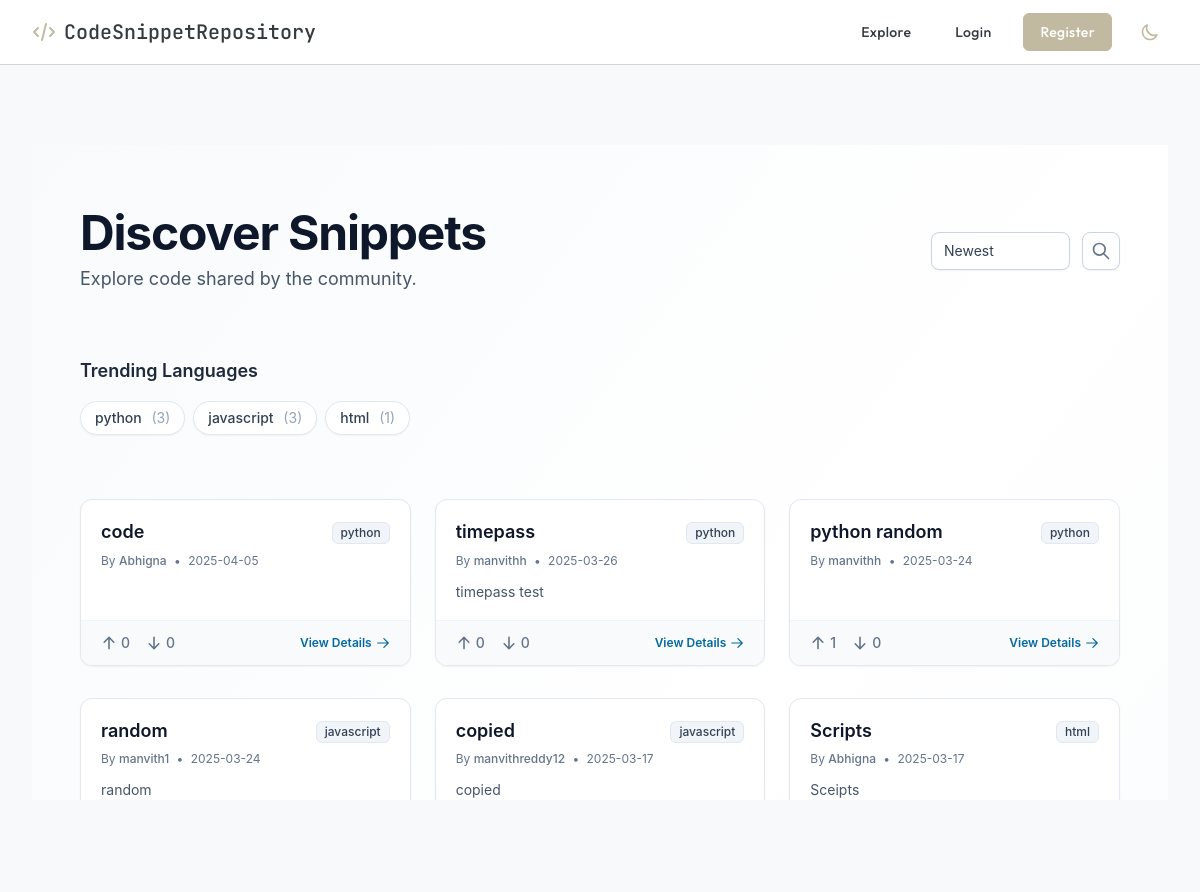
/explore, run on the app's committed database.
### tables this page shows
CREATE TABLE snippets (
        id INTEGER PRIMARY KEY AUTOINCREMENT,
        user_id INTEGER NOT NULL,
        title TEXT NOT NULL,
        code TEXT NOT NULL,
        language TEXT NOT NULL,
        description TEXT,
        is_private BOOLEAN DEFAULT 0,
        rating_total INTEGER DEFAULT 0,
        rating_count INTEGER DEFAULT 0,
        created_at TIMESTAMP DEFAULT CURRENT_TIMESTAMP, views INTEGER DEFAULT 0,
        FOREIGN KEY (user_id) REFERENCES users (id)
    );

CREATE TABLE users (
        id INTEGER PRIMARY KEY AUTOINCREMENT,
        username TEXT UNIQUE NOT NULL,
        email TEXT UNIQUE NOT NULL,
        password TEXT NOT NULL,
        created_at TIMESTAMP DEFAULT CURRENT_TIMESTAMP
    , profile_picture TEXT DEFAULT NULL, bio TEXT DEFAULT NULL, age INTEGER DEFAULT NULL, dob TEXT DEFAULT NULL, profession TEXT DEFAULT NULL, profile_setup INTEGER DEFAULT 0, profile_setup_complete BOOLEAN DEFAULT 0);

### app.py (the view, shortened to what this page needs)
@app.route('/explore')
def explore():
    conn = sqlite3.connect('database.db')
    c = conn.cursor()
    trending_topics = c.execute('''
        SELECT language, COUNT(*) as count
        FROM snippets
        WHERE is_private = 0 AND created_at >= datetime('now', '-30 days')
        GROUP BY language
        ORDER BY count DESC
        LIMIT 5
    ''').fetchall()
    topic_filter = request.args.get('topic', '')
    sort = request.args.get('sort', 'newest')
    base_query = '''
        SELECT snippets.id, snippets.title, snippets.language, snippets.description,
               snippets.created_at, users.username,
               (SELECT COUNT(*) FROM votes WHERE snippet_id = snippets.id AND vote_type = 'up') as upvotes,
               (SELECT COUNT(*) FROM votes WHERE snippet_id = snippets.id AND vote_type = 'down') as downvotes,
               snippets.user_id
        FROM snippets
        JOIN users ON snippets.user_id = users.id
        WHERE snippets.is_private = 0
    '''
    params = []
    if topic_filter:
        base_query += ' AND snippets.language = ?'
        params.append(topic_filter)
    if sort == 'most-upvoted':
        base_query += ' ORDER BY upvotes DESC, created_at DESC'
    else:
        base_query += ' ORDER BY snippets.created_at DESC'
    snippets = c.execute(base_query, params).fetchall()
    conn.close()
    return render_template('explore.html', snippets=snippets, trending_topics=trending_topics, sort=sort)

### templates/explore.html (shortened to what this page needs)
{% extends "base.html" %}
{% block content %}
<div class="min-h-screen bg-gradient-to-br from-slate-50 via-white to-slate-50 dark:from-zinc-950 dark:via-black dark:to-zinc-950 text-slate-800 dark:text-zinc-200 font-['Inter',_sans-serif] antialiased">
    <div class="relative mx-auto px-4 sm:px-6 lg:px-12 xl:px-16 py-12 sm:py-16">
        <header class="grid grid-cols-1 md:grid-cols-3 gap-6 mb-12 md:mb-16 items-center">
            <div class="md:col-span-2">
                <h1 class="text-4xl sm:text-5xl font-bold tracking-tight text-slate-900 dark:text-white">
                    Discover Snippets
                </h1>
                 <p class="mt-2 text-lg text-slate-600 dark:text-zinc-400">Explore code shared by the community.</p>
            </div>
            <div class="flex items-center space-x-3 md:justify-end">
                 <div class="relative">
                    <select id="sort-by" aria-label="Sort snippets" class="appearance-none block w-full pl-3 pr-8 py-2 border border-slate-300 dark:border-zinc-700 bg-white dark:bg-zinc-900 text-slate-700 dark:text-zinc-300 text-sm rounded-lg shadow-sm focus:outline-none focus:ring-2 focus:ring-sky-500 focus:border-sky-500 transition cursor-pointer">
                        <option value="newest" {% if sort == 'newest' %}selected{% endif %}>Newest</option>
                    </select>
                    <div class="pointer-events-none absolute inset-y-0 right-0 flex items-center px-2 text-slate-400 dark:text-zinc-500">
                    </div>
                 </div>
                 <button id="search-toggle" aria-label="Search users" class="flex-shrink-0 p-2 rounded-lg bg-white dark:bg-zinc-900 text-slate-500 dark:text-zinc-400 hover:bg-slate-100 dark:hover:bg-zinc-800 hover:text-slate-700 dark:hover:text-slate-300 border border-slate-300 dark:border-zinc-700 focus:outline-none focus:ring-2 focus:ring-sky-500 transition-colors shadow-sm">
                     <svg xmlns="http://www.w3.org/2000/svg" class="h-5 w-5" fill="none" viewBox="0 0 24 24" stroke="currentColor" stroke-width="2"><path stroke-linecap="round" stroke-linejoin="round" d="M21 21l-6-6m2-5a7 7 0 11-14 0 7 7 0 0114 0z" /></svg>
                 </button>
            </div>
        </header>
        <section aria-labelledby="trending-heading" class="mb-12 md:mb-16">
            <h2 id="trending-heading" class="text-lg font-semibold text-slate-800 dark:text-slate-100 mb-4">Trending Languages</h2>
            <div class="flex flex-wrap items-center gap-2">
                 {% for topic in trending_topics %}
                 <a href="{{ url_for('explore', topic=topic[0]) }}"
                    class="topic-tag inline-block px-3.5 py-1.5 bg-white dark:bg-zinc-900 border border-slate-200 dark:border-zinc-800 rounded-full text-xs sm:text-sm font-medium text-slate-700 dark:text-zinc-300 shadow-sm transition-all duration-200 ease-in-out hover:shadow-md hover:border-sky-300 dark:hover:border-sky-700 hover:text-sky-700 dark:hover:text-sky-400 hover:-translate-y-0.5">
                    <span>{{ topic[0] }}</span>
                     <span class="ml-1.5 text-slate-400 dark:text-zinc-500 font-normal">({{ topic[1] }})</span>
                 </a>
                {% else %}
                <p class="text-sm text-slate-500 dark:text-zinc-500">No trending topics found right now.</p>
                {% endfor %}
             </div>
         </section>
        <section aria-labelledby="snippets-heading">
            {% if snippets %}
                <div id="snippets-grid" class="grid grid-cols-1 gap-x-6 gap-y-8 sm:grid-cols-2 lg:grid-cols-3 xl:grid-cols-4">
                     {% for snippet in snippets %}
                    <div class="snippet-card flex flex-col bg-white dark:bg-zinc-900 border border-slate-200 dark:border-zinc-800 rounded-xl overflow-hidden shadow-sm hover:shadow-lg transition-all duration-300 ease-out opacity-0 translate-y-3" data-snippet-id="{{ snippet[0] }}">
                        <div class="px-5 pt-5 pb-3">
                             <div class="flex justify-between items-start mb-2 gap-2">
                                 <h3 class="snippet-title text-lg font-semibold text-slate-900 dark:text-white leading-snug line-clamp-2">
                                     <a href="{{ url_for('view_snippet_explore', id=snippet[0]) }}" class="hover:text-sky-600 dark:hover:text-sky-400 transition-colors">
                                        {{ snippet[1] | default('Untitled Snippet') }}
                                     </a>
                                 </h3>
                                 <span class="snippet-language flex-shrink-0 mt-0.5 inline-block px-2 py-0.5 rounded-md text-xs font-medium bg-slate-100 text-slate-700 dark:bg-zinc-800 dark:text-zinc-300 border border-slate-200 dark:border-zinc-700">
                                     {{ snippet[2] | default('?') }}
                                 </span>
                             </div>
                             <p class="text-xs text-slate-500 dark:text-zinc-400">
                                By <a href="{{ url_for('user_profile', username=snippet[5]) }}" class="font-medium hover:text-slate-700 dark:hover:text-slate-300 transition-colors">{{ snippet[5] }}</a>
                                {% if snippet[4] %}
                                <span class="mx-1">•</span> {{ snippet[4][:10] }}
                                {% endif %}
                            </p>
                        </div>
                         {% if snippet[3] %}
                        <div class="px-5 pb-4 text-sm text-slate-600 dark:text-zinc-400 line-clamp-3 leading-relaxed">
                             {{ snippet[3] }}
                        </div>
                        {% endif %}
                        <div class="px-5 py-3 bg-slate-50 dark:bg-zinc-900/50 border-t border-slate-100 dark:border-zinc-800/50 mt-auto flex items-center justify-between gap-4">
                            <div class="flex items-center space-x-4">
                                <form action="{{ url_for('upvote_snippet', id=snippet[0]) }}" method="POST" class="inline vote-form">
                                    <button type="submit" aria-label="Upvote snippet" class="vote-btn flex items-center text-sm font-medium text-slate-500 dark:text-zinc-400 hover:text-emerald-600 dark:hover:text-emerald-400 transition-colors duration-200">
                                         <svg xmlns="http://www.w3.org/2000/svg" class="h-4 w-4 mr-1" viewBox="0 0 20 20" fill="currentColor"><path fill-rule="evenodd" d="M3.293 9.707a1 1 0 010-1.414l6-6a1 1 0 011.414 0l6 6a1 1 0 01-1.414 1.414L11 5.414V17a1 1 0 11-2 0V5.414L4.707 9.707a1 1 0 01-1.414 0z" clip-rule="evenodd" /></svg>
                                        <span class="vote-count">{{ snippet[6] | default(0) }}</span>
                                    </button>
                                 </form>
                                 <form action="{{ url_for('downvote_snippet', id=snippet[0]) }}" method="POST" class="inline vote-form">
                                    <button type="submit" aria-label="Downvote snippet" class="vote-btn flex items-center text-sm font-medium text-slate-500 dark:text-zinc-400 hover:text-rose-600 dark:hover:text-rose-400 transition-colors duration-200">
                                        <svg xmlns="http://www.w3.org/2000/svg" class="h-4 w-4 mr-1" viewBox="0 0 20 20" fill="currentColor"><path fill-rule="evenodd" d="M16.707 10.293a1 1 0 010 1.414l-6 6a1 1 0 01-1.414 0l-6-6a1 1 0 111.414-1.414L9 14.586V3a1 1 0 012 0v11.586l4.293-4.293a1 1 0 011.414 0z" clip-rule="evenodd" /></svg>
                                        <span class="vote-count">{{ snippet[7] | default(0) }}</span>
                                    </button>
                                </form>
                            </div>
                             <a href="{{ url_for('view_snippet_explore', id=snippet[0]) }}" class="group inline-flex items-center text-xs font-semibold text-sky-700 dark:text-sky-400 hover:text-sky-900 dark:hover:text-sky-300 transition-colors duration-200">
                                <span>View Details</span>
                                 <svg xmlns="http://www.w3.org/2000/svg" class="h-3.5 w-3.5 ml-1 group-hover:translate-x-0.5 transition-transform" fill="none" viewBox="0 0 24 24" stroke-width="2" stroke="currentColor"><path stroke-linecap="round" stroke-linejoin="round" d="M13.5 4.5L21 12m0 0l-7.5 7.5M21 12H3" /></svg>
                            </a>
                        </div>
                    </div>
                    {% endfor %}
                </div>
             {% endif %}
        </section>
    </div>
</div>
{% endblock %}

### templates/base.html (shortened to what this page needs)
<!DOCTYPE html>
<html lang="en" class="dark">
<head>
    <script src="https://cdn.tailwindcss.com"></script>
    <link rel="stylesheet" href="https://cdnjs.cloudflare.com/ajax/libs/animate.css/4.1.1/animate.min.css" />
</head>
<body class="dark:bg-noir bg-pearl dark:text-white text-charcoal font-sans transition-colors duration-500">
    <nav class="dark:bg-noir-light bg-white border-b dark:border-graphite border-silver sticky w-full top-0 z-50 transition-all duration-500 ease-in-out backdrop-blur-md dark:backdrop-blur-lg" id="mainNav">
        <div class="w-full px-4 sm:px-6 lg:px-8">
            <div class="flex items-center justify-between h-16">
                <a href="{{ url_for('home') }}"
                   class="text-xl font-mono font-medium dark:text-white text-charcoal hover:text-earth transition-colors duration-300 ease-in-out flex items-center relative">
                    <div class="logo-icon mr-2 text-earth">
                        <svg xmlns="http://www.w3.org/2000/svg" class="h-6 w-6" fill="none" viewBox="0 0 24 24" stroke="currentColor" stroke-width="2">
                            <path stroke-linecap="round" stroke-linejoin="round" d="M10 20l4-16m4 4l4 4-4 4M6 16l-4-4 4-4" />
                        </svg>
                    </div>
                    <span class="mr-2">CodeSnippetRepository</span>
                </a>
                <div class="flex items-center space-x-5 nav-links">
                    <a href="{{ url_for('explore') }}"
                       class="dark:text-white text-charcoal hover:text-earth px-3 py-2 text-sm rounded-md font-medium tracking-wide transition-all duration-300 nav-item magnetic-button">
                        <span class="relative z-10">Explore</span>
                    </a>
                    {% if 'user_id' in session %}
                        <a href="{{ url_for('new_snippet') }}"
                           class="dark:text-white text-earth hover:text-earth-light px-3 py-2 text-sm rounded-md font-medium tracking-wide transition-all duration-300 nav-item magnetic-button">
                            <span class="relative z-10">New Snippet</span>
                        </a>
                        <a href="{{ url_for('profile') }}"
                           class="dark:text-white text-charcoal hover:text-earth px-3 py-2 text-sm rounded-md font-medium tracking-wide transition-all duration-300 nav-item magnetic-button">
                            <span class="relative z-10">Profile</span>
                        </a>
                        <form action="{{ url_for('logout') }}" method="GET" class="inline">
                            <button type="submit"
                                   class="dark:text-white text-charcoal hover:text-earth px-3 py-2 text-sm rounded-md font-medium tracking-wide transition-all duration-300 nav-item magnetic-button">
                                <span class="relative z-10">Logout</span>
                            </button>
                        </form>
                    {% else %}
                        <a href="{{ url_for('login') }}"
                           class="dark:text-white text-charcoal hover:text-earth px-3 py-2 text-sm rounded-md font-medium tracking-wide transition-all duration-300 nav-item magnetic-button">
                            <span class="relative z-10">Login</span>
                        </a>
                        <a href="{{ url_for('register') }}"
                           class="bg-earth text-white border border-earth hover:bg-earth-dark px-4 py-2 text-sm rounded-md font-medium tracking-wide transition-all duration-500 ease-in-out nav-item hover:shadow-earth-glow relative overflow-hidden group">
                            <span class="relative z-10">Register</span>
                        </a>
                    {% endif %}
                    <button id="theme-toggle" class="theme-toggle p-2 rounded-full focus:outline-none transition-transform duration-300 hover:scale-110">
                        <svg xmlns="http://www.w3.org/2000/svg" class="h-5 w-5 dark:hidden block text-earth" fill="none" viewBox="0 0 24 24" stroke="currentColor">
                            <path stroke-linecap="round" stroke-linejoin="round" stroke-width="2" d="M20.354 15.354A9 9 0 018.646 3.646 9.003 9.003 0 0012 21a9.003 9.003 0 008.354-5.646z" />
                        </svg>
                    </button>
                </div>
            </div>
        </div>
    </nav>
    <main class="pt-20 animate-fadeIn page-content relative z-10">
        <div class="w-full px-4 sm:px-6 lg:px-8">
            <div class="page-transition-wrapper min-h-screen">
                {% block content %}{% endblock %}
            </div>
        </div>
    </main>
</body>
</html>

### templates/base.html (style rules this page uses)
html, body { height: 100%; margin: 0; padding: 0; overflow-y: auto; }
.magnetic-button { position: relative; overflow: hidden; }
.magnetic-button::after { content: ''; position: absolute; left: 50%; top: 50%; width: 0; height: 0; background: rgba(193, 186, 161, 0.1); border-radius: 50%; transform: translate(-50%, -50%); transition: width 0.5s, height 0.5s; }
.page-transition-wrapper { transition: transform 0.5s ease, opacity 0.5s ease; }
input, select, textarea { background-color: #FFFFFF; color: #343A40; border: 1px solid #CED4DA; padding: 0.625rem 0.75rem; border-radius: 0.25rem; transition: all 0.4s cubic-bezier(0.175, 0.885, 0.32, 1.275); font-size: 0.9rem; position: relative; z-index: 1; }
.theme-toggle { transform-origin: center; transition: transform 0.3s ease, color 0.3s ease; }

### data on the page
snippets: language "html", views "1", title "Scripts", username "Abhigna", created_at "2025-03-17", description "Sceipts"
snippets: title "code", language "python", username "Abhigna", created_at "2025-04-05", snippet "0"
snippets: title "timepass", language "python", username "manvithh", created_at "2025-03-26", description "timepass test", snippet "0"
snippets: title "python random", language "python", username "manvithh", created_at "2025-03-24", snippet "1", snippet "0"
snippets: title "random", language "javascript", username "manvith1", created_at "2025-03-24", description "random"
snippets: title "copied", language "javascript", username "manvithreddy12", created_at "2025-03-17", description "copied"

### other printed values
{{ topic[0] }} "python" "javascript"
{{ topic[1] }} "3" "3"
